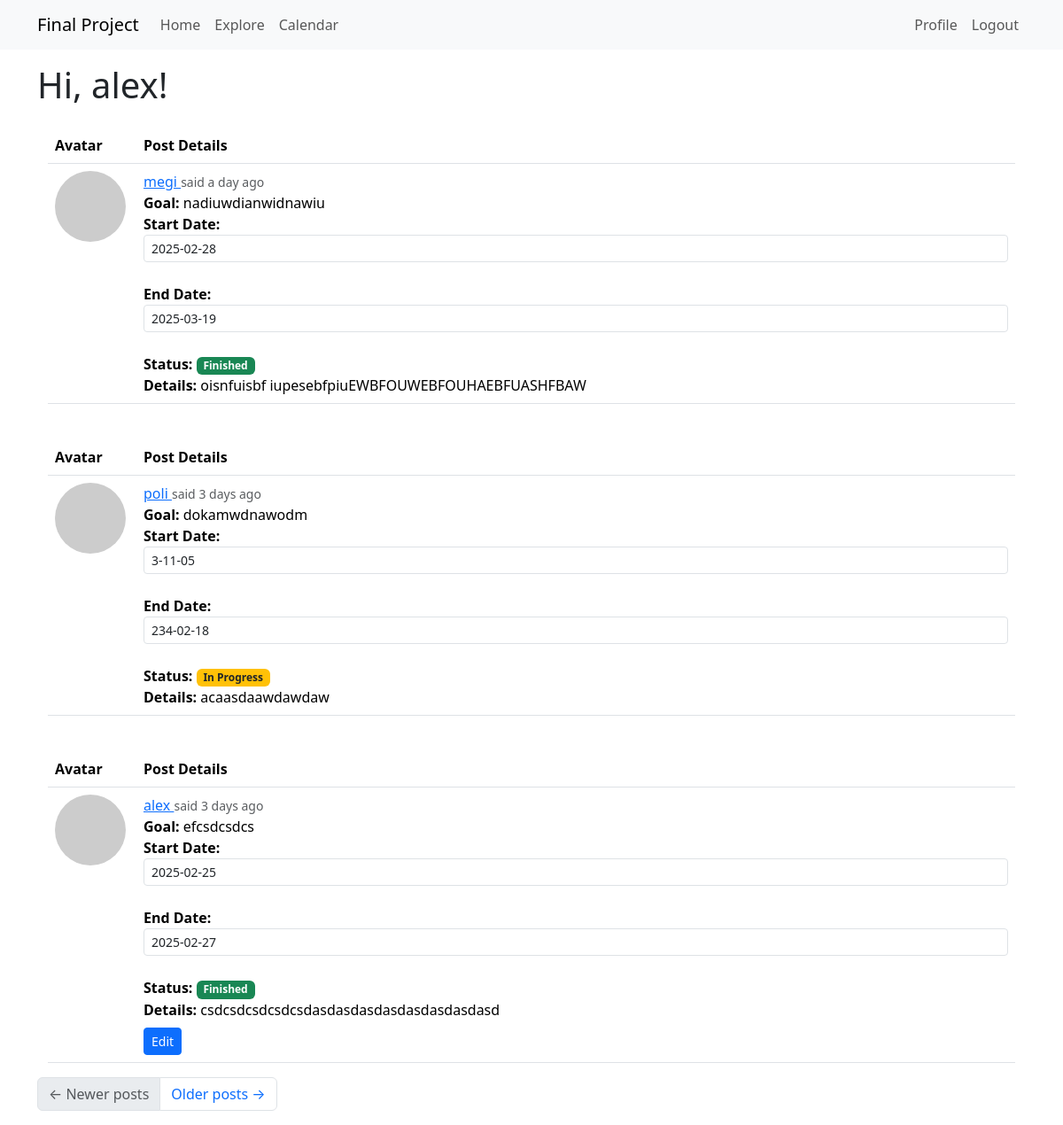
Page /explore (signed in) on the committed database.
### app/models.py (models this page shows, shortened)
class User(db.Model, UserMixin):
    id: so.Mapped[int] = so.mapped_column(primary_key=True)
    username: so.Mapped[str] = so.mapped_column(sa.String(64), index=True, unique=True)
    email: so.Mapped[str] = so.mapped_column(sa.String(120), index=True, unique=True)
    password_hash: so.Mapped[Optional[str]] = so.mapped_column(sa.String(256))
    posts: so.WriteOnlyMapped['Post'] = so.relationship(back_populates='author')
    about_me: so.Mapped[Optional[str]] = so.mapped_column(sa.String(140))
    last_seen: so.Mapped[Optional[datetime]] = so.mapped_column(default=lambda: datetime.now(timezone.utc))
    following: so.WriteOnlyMapped['User'] = so.relationship(secondary=followers, primaryjoin=(followers.c.follower_id == id),
        secondaryjoin=(followers.c.followed_id == id), back_populates='followers')
    followers: so.WriteOnlyMapped['User'] = so.relationship(secondary=followers, primaryjoin=(followers.c.followed_id == id),
        secondaryjoin=(followers.c.follower_id == id), back_populates='following')
    def avatar(self, size):
        digest = md5(self.email.lower().encode('utf-8')).hexdigest()
        return f'https://www.gravatar.com/avatar/{digest}?d=identicon&s={size}'

class Post(db.Model):
    id: so.Mapped[int] = so.mapped_column(primary_key=True)
    goal: so.Mapped[str] = so.mapped_column(sa.String(60))
    body: so.Mapped[str] = so.mapped_column(sa.String(300))
    timestamp: so.Mapped[datetime] = so.mapped_column(index=True, default=lambda: datetime.now(timezone.utc))
    starttime: so.Mapped[datetime] = so.mapped_column(default=lambda: datetime.now(timezone.utc))
    endtime: so.Mapped[datetime] = so.mapped_column(default=None)
    isfinished: so.Mapped[bool] = so.mapped_column(sa.Boolean(), default=False)
    user_id: so.Mapped[int] = so.mapped_column(sa.ForeignKey(User.id), index=True)
    author: so.Mapped[User] = so.relationship(back_populates='posts')

### app/routes.py (the view)
@app.route('/explore')
@login_required
def explore():
    page = request.args.get('page', 1, type=int)
    query = sa.select(Post).order_by(Post.timestamp.desc())
    posts = db.paginate(query, page=page,
                        per_page=app.config['POSTS_PER_PAGE'], error_out=False)
    next_url = url_for('explore', page=posts.next_num) \
        if posts.has_next else None
    prev_url = url_for('explore', page=posts.prev_num) \
        if posts.has_prev else None
    return render_template("index.html", title='Explore', posts=posts.items,
                           next_url=next_url, prev_url=prev_url)

### app/models.py (called while the page is built)
@login.user_loader
def load_user(id):
    return db.session.get(User, int(id))

### app/routes.py (called while the page is built)
@app.before_request
def before_request():
    if current_user.is_authenticated:
        current_user.last_seen = datetime.now(timezone.utc)
        db.session.commit()

### app/templates/index.html
{% extends "base.html" %}
{% import "bootstrap_wtf.html" as wtf %}
{% block content %}
    <h1>Hi, {{ current_user.username }}!</h1>
    {% for post in posts %}
        {% include '_post.html' %}
    {% endfor %}
    <nav aria-label="Post navigation">
        <ul class="pagination">
            <li class="page-item{% if not prev_url %} disabled{% endif %}">
                <a class="page-link" href="{{ prev_url }}">
                    <span aria-hidden="true">&larr;</span> Newer posts
                </a>
            </li>
            <li class="page-item{% if not next_url %} disabled{% endif %}">
                <a class="page-link" href="{{ next_url }}">
                    Older posts <span aria-hidden="true">&rarr;</span>
                </a>
            </li>
        </ul>
    </nav>
{% endblock %}

### app/templates/_post.html (shortened to what this page needs)
{% block content %}
    <div class="container mt-4">
        <div class="row">
            <div class="col-12">
                <table class="table table-hover">
                    <thead>
                        <tr>
                            <th scope="col" width="100px">Avatar</th>
                            <th scope="col">Post Details</th>
                        </tr>
                    </thead>
                    <tbody>
                        <tr>
                            <td>
                                <a href="{{ url_for('user', username=post.author.username) }}">
                                    <img src="{{ post.author.avatar(70) }}" class="rounded-circle" alt="User Avatar" />
                                </a>
                            </td>
                            <td>
                                <div>
                                    <a href="{{ url_for('user', username=post.author.username) }}" class="font-weight-bold">
                                        {{ post.author.username }}
                                    </a>
                                    <small class="text-muted">said {{ moment(post.timestamp).fromNow() }}</small>
                                    <br>
                                    <strong>Goal:</strong> {{ post.goal }}<br>
                                    <strong>Start Date:</strong>
                                    <input type="text" id="starttime-{{ post.id }}" class="form-control form-control-sm datetime-picker"
                                           value="{{ post.starttime.strftime('%Y-%m-%d') if post.starttime else '' }}" />
                                    <br>
                                    <strong>End Date:</strong>
                                    <input type="text" id="endtime-{{ post.id }}" class="form-control form-control-sm datetime-picker"
                                           value="{{ post.endtime.strftime('%Y-%m-%d') if post.endtime else '' }}" />
                                    <br>
                                    <strong>Status:</strong>
                                    {% if post.isfinished %}
                                        <span class="badge bg-success">Finished</span>
                                    {% else %}
                                        <span class="badge bg-warning text-dark">In Progress</span>
                                    {% endif %}
                                    <br>
                                    <strong>Details:</strong> {{ post.body }}
                                    <br>
                                    {% if post.author == current_user %}
                                        <a href="{{ url_for('edit_post', post_id=post.id) }}" class="btn btn-primary btn-sm mt-2">Edit</a>
                                    {% endif %}
                                </div>
                            </td>
                        </tr>
                    </tbody>
                </table>
            </div>
        </div>
    </div>
    <link rel="stylesheet" href="https://cdn.jsdelivr.net/npm/flatpickr/dist/flatpickr.min.css">
{% endblock %}

### rows in the picture
User: username "alex"
Post: author.username "megi", timestamp "a day ago", goal "nadiuwdianwidnawiu", starttime "2025-02-28", endtime "2025-03-19", isfinished "Finished", body "oisnfuisbf iupesebfpiuEWBFOUWEBFOUHAEBFUASHFBAW"
Post: author.username "poli", timestamp "3 days ago", goal "dokamwdnawodm", starttime "3-11-05", endtime "234-02-18", isfinished "In Progress", body "acaasdaawdawdaw"
Post: author.username "alex", timestamp "3 days ago", goal "efcsdcsdcs", starttime "2025-02-25", endtime "2025-02-27", isfinished "Finished", body "csdcsdcsdcsdcsdasdasdasdasdasdasdasdasd"
